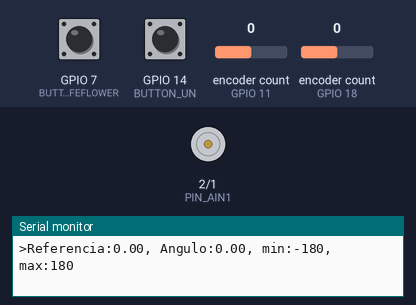
Bench run of a sketch on a simulated ESP32-S3. On the bench: motor-driver pin pairs drawn as motors (green arrow = first pin HIGH = forward, orange = second pin HIGH = backward, longer = more drive), the last lines printed to the serial monitor. The test bench sets the inputs (shaded band); at power-on: encoder count (sensors on GPIO 11, GPIO 18) 0, GPIO 7 (BUTTON_LIFEFLOWER) HIGH, GPIO 14 (BUTTON_UN) HIGH.

Above: at 1.2 s.
1.3 s: encoder count (sensor on GPIO 11) set to 1
At 1.7 s:
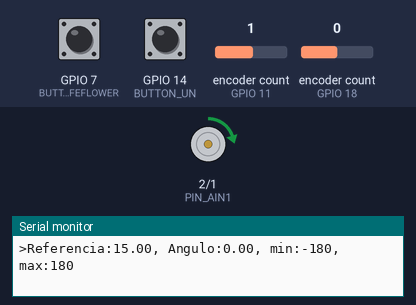
2.8 s: encoder count (sensor on GPIO 18) set to 4
At 4.0 s:
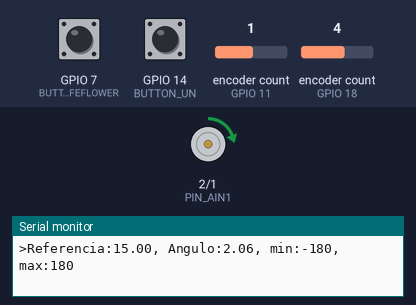
4.3 s: encoder count (sensor on GPIO 11) set to 0
At 5.2 s:
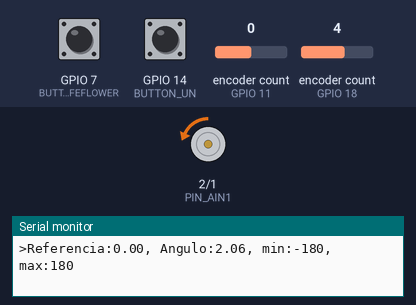
5.8 s: encoder count (sensor on GPIO 18) set to 5
At 6.3 s:
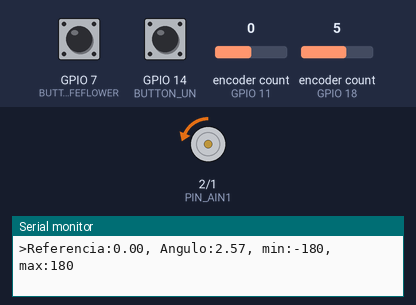
Timing chart, 0 to 8.3 s (numbered marks = the images above; inputs shaded):
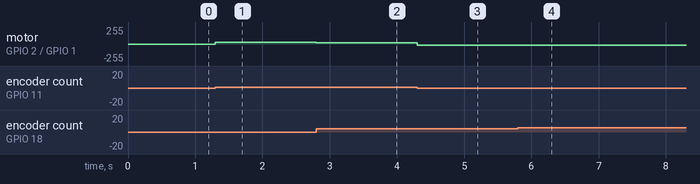

Measured:
- after the input at 1.3 s, motor on GPIO 2 (PIN_AIN1) / GPIO 1 (PIN_AIN2): stopped → forward 23/255 at once
- after the input at 2.8 s, motor on GPIO 2 (PIN_AIN1) / GPIO 1 (PIN_AIN2): forward 23/255 → forward 22/255 at once
- after the input at 4.3 s, motor on GPIO 2 (PIN_AIN1) / GPIO 1 (PIN_AIN2): forward 22/255 → backward 16/255 at once
- after the input at 5.8 s, motor on GPIO 2 (PIN_AIN1) / GPIO 1 (PIN_AIN2): backward 16/255 → backward 17/255 at once

The sketch:

prop_control_speed_angle.ino
```cpp
#include <definitions.h>


// Variables del lazo de  control

const float h = 0.01;  // tiempo de muestreo en segundos
const float umin = -5; // valor mínimo de la señal de control
const float umax = 5; // valor máximo de la señal de control
const float deadZone = 0.3; // valor estimado de la zona muerta


// variables del lazo de control
float kp = 0.01;  //constante proporcional
float reference;
float angle; // angulo a controlar
float y; // variable a controlar, en este caso velocidad angular
float u; //accion de control
float e; // error
float usat; // señal de control saturada


// manejadores de las tareas para poder  activarlas o desactivarlas

TaskHandle_t h_angleControlTask;
TaskHandle_t h_speedControlTask;


void setup() {
    // iniciamos los perifericos (encoder, led, pwm)
    setupPeripherals();

    // Asi definimos la tarea de control, de la máxima prioridad en el nucleo 1
    xTaskCreatePinnedToCore(
        angleControlTask, // nombre de la rutina
        "simple proportional controller",
        8192,
        NULL,
        23, // prioridad de la tarea (0-24) , siendo 24 la prioridad más critica
        &h_angleControlTask,
        CORE_1
    );


    // Asi definimos la tarea de control, de la máxima prioridad en el nucleo 1
    xTaskCreatePinnedToCore(
        speedControlTask, // nombre de la rutina
        "simple proportional controller",
        8192,
        NULL,
        23, // prioridad de la tarea (0-24) , siendo 24 la prioridad más critica
        &h_speedControlTask,
        CORE_1
    );

    // ponemos el led en naranja para indicar que la tarea de control de angulo está activa
    setLedColor(255, 64, 0);

    // con esta linea detenemos la tarea de control de velocidad para solo iniciar con la de angulo
    vTaskSuspend(h_speedControlTask);

    // ahora creamos una tarea para el menu de usuario
    xTaskCreatePinnedToCore(
        buttonTask, // nombre de la rutina
        "activate motor with the buttons",
        8192,
        NULL,
        10,  // definimos una prioridad baja para esta tarea
        NULL,
        CORE_0 // la vamos a ejecutar en el CORE_0 que es comparte tareas con el procesador, baja prioridad
    );


}


/* *************************************************************************
*                     TAREAS CRÍTICAS DE CONTROL
*
*                          control de angulo
***************************************************************************/

static void angleControlTask(void *pvParameters) {

    // Aqui configuro cada cuanto se repite la tarea

    const TickType_t taskInterval = 1000*h;  // repetimos la tarea cada tiempo de muestreo en milisegundos = 1000*0.01= 100ms


    // prototipo de una tarea repetitiva
    for (;;) {
       TickType_t xLastWakeTime = xTaskGetTickCount();

       // leemos el valor actual de la referencia
       reference =  encoderKnob.getCount() * pulsesTodegreesKnob;

       // leemos el valor actual del ángulo
       y =  encoderMotor.getCount() * pulsesTodegreesMotor;

       //calculamos el error
       e = reference - y;

       // calculamos la accion de control proporcional
       u = kp * e;

       // realizamos la compensacion de zona muerta del motor u = u + deadzone * sign(u)
       u = compDeadZone(u, deadZone);

       // saturamos la señal de control para los limites energéticos disponibles entre -5V y 5V
       usat = constrain(u, -5, 5);

       //enviamos la señal de control saturada al motor
       voltsToMotor(usat);


       // ahora imprimimos para plotear al funcionamiento del controlador
       printf(">Referencia:%0.2f, Angulo:%.2f, min:%d, max:%d \r\n", reference, y, -180, 180);

       // la tarea es crítica entonces esperamos exactamente taskInterval ms antes de activarla nuevamente
       vTaskDelayUntil(&xLastWakeTime, taskInterval);
    }

}

// tarea de control de velocidad

static void speedControlTask(void *pvParameters) {

    // Aqui configuro cada cuanto se repite la tarea

    const TickType_t taskInterval = 1000*h;  // repetimos la tarea cada tiempo de muestreo en milisegundos = 1000*0.01= 100ms


    for (;;) {
       TickType_t xLastWakeTime = xTaskGetTickCount();

       // leemos el valor actual de la referencia
       reference =  encoderKnob.getCount() * pulsesTodegreesKnob;

       //para encontrar la velocidad  dividimos los pulsos que se hicieron por el tiempo de muestreo
       y = encoderMotor.getCount() * pulsesTodegreesMotor / h;
       // reiniciamos la cuenta de pulsos para medir cuantos ocurrieron solo en este ciclo de muestreo
       encoderMotor.clearCount();

       //calculamos el error
       e = reference - y;

       // calculamos la accion de control proporcional
       u = kp * e;

       // saturamos la señal de control para los limites energéticos disponibles entre -5V y 5V
       usat = constrain(u, umin, umax);

       //enviamos la señal de control saturada al motor
       voltsToMotor(usat);

       // ahora imprimimos para plotear al funcionamiento del controlador
       printf(">Referencia:%0.2f, Velocidad:%.2f,  min:%d, max:%d \r\n", reference, y,  -700, 700);

       // la tarea es crítica entonces esperamos exactamente taskInterval ms antes de activarla nuevamente
       vTaskDelayUntil(&xLastWakeTime, taskInterval);
    }

}


/******************************************************************************
*           TAREA DE BAJA PRIORIDAD - BOTONES
*
/***************************************************************************** */


static void buttonTask(void *pvParameters) {

    for (;;) {

       // Si el boton con logo UN supera el umbral pongo un color naranja
       if (touchRead(BUTTON_UN) > threshold){
            // suspendemos la tarea de control de velocidad
            vTaskSuspend(h_angleControlTask);

            // reiniciamos los encoder para que no haya una transición brusca
            encoderMotor.clearCount();
            encoderKnob.clearCount();

            // ponemos el led en naranja para indicar control de velocidad
            setLedColor(0, 255, 0);

            // activamos la tarea de control de velocidad
            vTaskResume(h_speedControlTask);

            }

        // Si el boton con el dibujo de flor de la vida supera el umbral pongo un color azul claro
       if (touchRead(BUTTON_LIFEFLOWER) > threshold){
            // suspendemos la tarea de control de angulo
            vTaskSuspend(h_speedControlTask);

            // reiniciamos los encoder para que no haya una transición brusca
            encoderMotor.clearCount();
            encoderKnob.clearCount();

            // ponemos el led en naranja para indicar control de velocidad
            setLedColor(255, 64, 0);

            vTaskResume(h_angleControlTask);
            }
       //
       vTaskDelay(100); // espero 100 ms antes de repetir la tarea
    }

}


void loop() {
    vTaskDelete(NULL);
}
```

definitions.h
```cpp
// libreria para el control de los leds
#include <Adafruit_NeoPixel.h>

// libreria dle encoder
#include <ESP32Encoder.h>


// definición de los nucleos en el esp32

#define CORE_0 0   // nucleo base usado por algunas tareas procesador
#define CORE_1 1   // nucleo para el usuario, poner aqui las tareas críticas


// Estas lineas configuran los leds
#define  LIGHT_PIN         19
#define  NUMPIXELS          1
Adafruit_NeoPixel ledMotor(1, LIGHT_PIN, NEO_GRB + NEO_KHZ800);


// Esta es la configuración del PWM
#define  FREQUENCY_PWM     100 // frecuencia del pwa
#define  RESOLUTION_PWM    12  // bits del pwm
#define  PIN_AIN1          2   // pin del pwm 1
#define  PIN_AIN2          1
#define  CH_PWM_AIN1       0
#define  CH_PWM_AIN2       1

// factor de conversion de bits a voltios:  2^ #bits -1 / voltios
float  voltsToPwm =   (pow(2, RESOLUTION_PWM) - 1) / 5;


// estas definiciones son para los botones
#define BUTTON_UN   14
#define BUTTON_LIFEFLOWER  7

uint16_t threshold  = 60000; // umbral de deteccion para los botones


// color base del led

uint8_t red = 255;
uint8_t green = 255;
uint8_t blue = 255;


// Aqui definimos el encoder del motor

#define CH_ENC_A  18  // CH_A del encoder del motor
#define CH_ENC_B  17  // CH_B del encoder del motor

// Encoder de la perilla

#define CH_ENC_A_POT  11  // CH_A del encoder de la perilla
#define CH_ENC_B_POT  10  // CH_B del encoder de la perilla


// factores de conversion de pulsos a grados

// Variables del encoder
ESP32Encoder encoderMotor;  // variable encoder del motor
ESP32Encoder encoderKnob;  // variable encoder de la perilla
float pulsesTodegreesMotor = (float) (360.0/2800.0);  // el encoder del motor genera 2800 pulsos / vuelta
float pulsesTodegreesKnob = (float) (360.0/96.0); // el encoder de la perilla genera 96 pulsos / vuelta


// Esta funcion es para enviar un valor en voltios al motor por medio de un driver de puente h

void voltsToMotor( float volts){
    // This function convert a voltage value given in the variable volts
    // to a bipolar pwm signal for controlling the DC motor

    uint16_t pwm = abs(volts) * voltsToPwm;

    if (volts < 0){
        // if var volts is negative use CH_PWM_AIN2 to output a pwm signal
        // proportional to the input voltage
        ledcWrite(CH_PWM_AIN1, 0);
        ledcWrite(CH_PWM_AIN2, pwm);
    }
    else{
        // if var volts is negative use CH_PWM_AIN1 to output a pwm signal
        // proportional to the input voltage
        ledcWrite(CH_PWM_AIN1, pwm);
        ledcWrite(CH_PWM_AIN2, 0);
    }
}


void setupPeripherals(void){
    // iniciamos los modulos de pwm
    ledcSetup(CH_PWM_AIN1  ,  FREQUENCY_PWM, RESOLUTION_PWM);
    ledcSetup(CH_PWM_AIN2  ,  FREQUENCY_PWM, RESOLUTION_PWM);
    ledcAttachPin(PIN_AIN1 , CH_PWM_AIN1);
    ledcAttachPin(PIN_AIN2 , CH_PWM_AIN2);


    // iniciamos los encoder
    encoderMotor.attachFullQuad (CH_ENC_A, CH_ENC_B);    // encoder del motot
    encoderMotor.setCount(0);

    encoderKnob.attachFullQuad (CH_ENC_A_POT, CH_ENC_B_POT);   // encoder de la perilla
    encoderKnob.setCount(0);

    // para prender el led
    ledMotor.setPixelColor(0, ledMotor.Color(0, 255, 0));
    ledMotor.setBrightness(20);
    ledMotor.show();
}


float compDeadZone(float var, float dz){
    // This function compensates the dead zone of DC motor
    if (var == 0){
        return 0;
    }
    else {
        float sgnvar = abs(var)/var;
        return var + sgnvar * dz ;
    }
}


// cambian de color el led de rojo a verde por con el cambio del flag
void setLedColor(uint8_t r, uint8_t g, uint8_t b){
    ledMotor.setPixelColor(0, ledMotor.Color(r, g, b));
    ledMotor.setBrightness(20);
    ledMotor.show();
}
```
